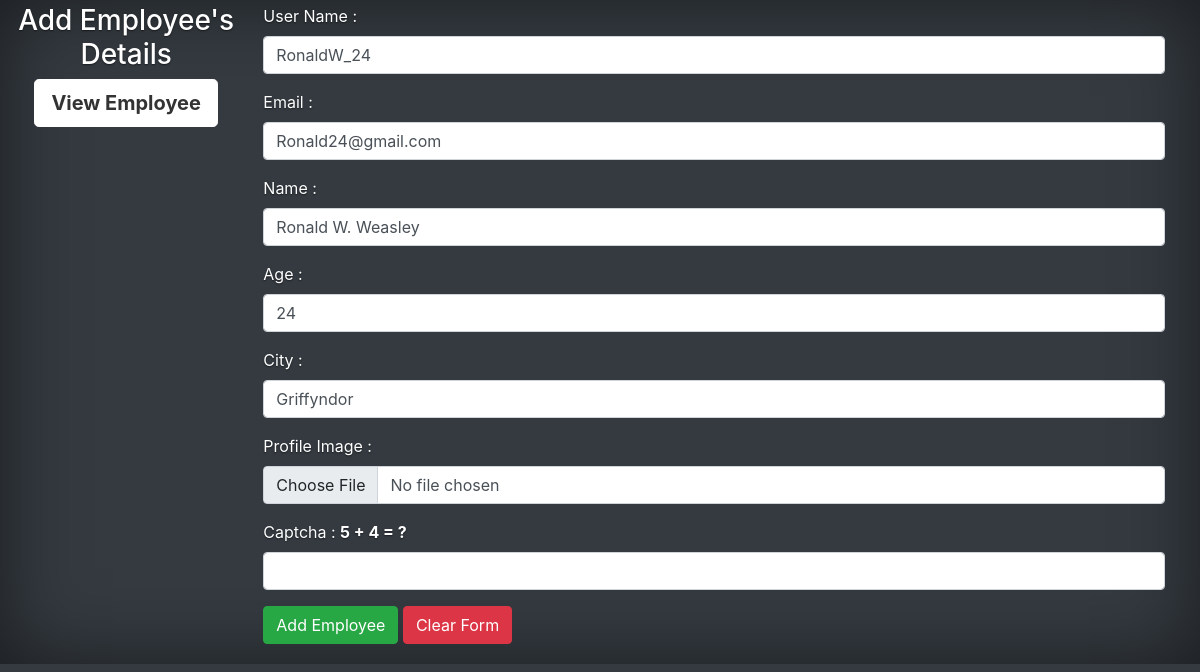
The app's page /edit.php?edit=6 with its own data.
### tables this page shows
CREATE TABLE `employee` (
  `id` int(11) NOT NULL,
  `uname` varchar(255) NOT NULL,
  `email` varchar(255) NOT NULL,
  `name` varchar(255) NOT NULL,
  `age` int(11) NOT NULL,
  `city` varchar(255) NOT NULL,
  `image` varchar(255) NOT NULL,
  `created_at` timestamp NOT NULL DEFAULT current_timestamp() ON UPDATE current_timestamp()
);

### todo_class.php (called while the page is built, shortened)
<?php
class Employee{
    private $conn;
    function __construct()
    {
        $this->conn=mysqli_connect("localhost","root","","oops") or die("Connection Error");
    }
    function display($id){
        $dis=mysqli_query($this->conn,"SELECT * FROM employee WHERE id=$id;");
        $result=mysqli_fetch_assoc($dis);
        return $result;
    }
}
?>

### cap.php (called while the page is built, shortened)
<?php
$r1=range(0,9);
$ran1=array_rand($r1);
$r2=range(9,1);
$ran2=array_rand($r2);
$val = $ran1." + ".$ran2." = ?";
?>

### edit.php (the view, shortened to what this page needs)
<?php
include("todo_class.php");
$obj=new Employee;
$id=$_GET['edit'];
$arr=$obj->display($id);
include("cap.php");
?>
<!DOCTYPE html>
<html lang="en">
<head>
    <?php include("head.php");?>
</head>
<body class="d-flex h-100 text-white bg-dark p-1">
    <header class="mb-auto">
        <div class="text-center">
            <h3>Add Employee's Details</h3>
            <a class="btn btn-lg btn-secondary fw-bold border-white bg-white" href="details.php">View Employee </a>
        </div>
    </header>
    <section class="container mr-3">
        <form method="post" enctype="multipart/form-data">
            <div class="form-group">
                <label>User Name :</label>
                <input type="text" class="form-control" name="uname" value="<?= $arr['uname']?>"/>
            </div>
            <div class="form-group">
                <label>Email :</label>
                <input type="email" class="form-control" name="email" value="<?= $arr['email']?>"/>
            </div>
            <div class="form-group">
                <label>Name :</label>
                <input type="text" class="form-control" name="name" value="<?= $arr['name']?>"/>
            </div>
            <div class="form-group">
                <label>Age :</label>
                <input type="text" class="form-control" name="age" value="<?= $arr['age']?>"/>
            </div>
            <div class="form-group">
                <label>City :</label>
                <input type="text" class="form-control" name="city" value="<?= $arr['city']?>"/>
            </div>
            <div class="form-group">
                <label>Profile Image :</label>
                <input type="file" class="form-control" name="filename" value="<?= $arr['image']?>"/>
            </div>
            <div class="form-group">
                <label>Captcha : <b><?php echo $val;?></b></label>
                <input type="text" class="form-control" name="captcha" />
            </div>
            <div class="form-group">
                <input type="submit" class="btn btn-success" name="submit" value="Add Employee"/>
                <input type="reset" class="btn btn-danger" value="Clear Form"/>
            </div>
        </form>
    </section>
</body>
</html>

### style.css (style rules this page uses)
.btn-secondary, .btn-secondary:hover, .btn-secondary:focus { color: #333; text-shadow: none; }
body { text-shadow: 0 .05rem .1rem rgba(0, 0, 0, .5); box-shadow: inset 0 0 5rem rgba(0, 0, 0, .5); }

### records on screen
employee: uname "RonaldW_24", email "Ronald24@gmail.com", name "Ronald W. Weasley", age "24", city "Griffyndor"
